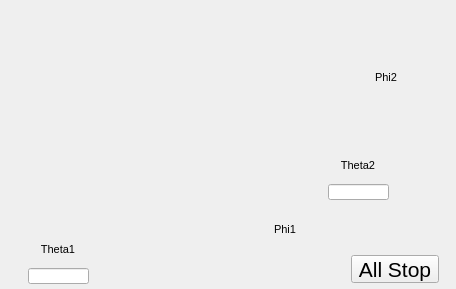
<?xml version="1.0" ?>
<ui version="4.0">
  <class>Dialog</class>
  <widget class="PyDMFrame" name="screen">
    <property name="geometry">
      <rect>
        <x>243</x>
        <y>448</y>
        <width>456</width>
        <height>289</height>
      </rect>
    </property>
    <property name="minimumSize">
      <size>
        <width>456</width>
        <height>289</height>
      </size>
    </property>
    <property name="styleSheet">
      <string notr="true">PyDMFrame#screen {
  color: rgb(0, 0, 0);
  background-color: rgb(187, 187, 187);
  }</string>
    </property>
    <property name="windowTitle">
      <string>hr_nested</string>
    </property>
    <layout class="QGridLayout" name="gridLayout" columnstretch="26,2,60,1,1,163,2,60,1,1,9,2,23,3,2,32,1,1,26,1,1,21,17" rowstretch="70,14,2,10,10,2,50,14,2,10,16,22,14,2,4,6,7,1,2,2,8,15,1,5">
      <property name="leftMargin">
        <number>0</number>
      </property>
      <property name="topMargin">
        <number>0</number>
      </property>
      <property name="rightMargin">
        <number>0</number>
      </property>
      <property name="bottomMargin">
        <number>0</number>
      </property>
      <property name="horizontalSpacing">
        <number>0</number>
      </property>
      <property name="verticalSpacing">
        <number>0</number>
      </property>
      <item row="0" column="0" rowspan="24" colspan="23">
        <widget class="PyDMDrawingImage" name="image">
          <property name="geometry">
            <rect>
              <x>0</x>
              <y>0</y>
              <width>456</width>
              <height>289</height>
            </rect>
          </property>
          <property name="sizePolicy">
            <sizepolicy hsizetype="Ignored" vsizetype="Ignored">
              <horstretch>0</horstretch>
              <verstretch>0</verstretch>
            </sizepolicy>
          </property>
          <property name="filename" stdset="0">
            <string>hr_nested.gif</string>
          </property>
          <property name="toolTip">
            <string>image</string>
          </property>
        </widget>
      </item>
      <item row="17" column="13" rowspan="5" colspan="9">
        <widget class="PyDMPushButton" name="message_button">
          <property name="geometry">
            <rect>
              <x>351</x>
              <y>255</y>
              <width>88</width>
              <height>28</height>
            </rect>
          </property>
          <property name="sizePolicy">
            <sizepolicy hsizetype="Ignored" vsizetype="Ignored">
              <horstretch>0</horstretch>
              <verstretch>0</verstretch>
            </sizepolicy>
          </property>
          <property name="text">
            <string>All Stop</string>
          </property>
          <property name="font">
            <font>
              <pointsize>16</pointsize>
            </font>
          </property>
          <property name="toolTip">
            <string>${P}allstop.VAL</string>
          </property>
          <property name="channel" stdset="0">
            <string>ca://${P}allstop.VAL</string>
          </property>
          <property name="pressValue" stdset="0">
            <string>1</string>
          </property>
          <property name="styleSheet">
            <string notr="true">PyDMPushButton#message_button {
  color: rgb(251, 243, 74);
  background-color: rgb(253, 0, 0);
  }</string>
          </property>
        </widget>
      </item>
      <item row="15" column="1" rowspan="8" colspan="4">
        <widget class="PyDMDrawingRectangle" name="rectangle">
          <property name="geometry">
            <rect>
              <x>26</x>
              <y>242</y>
              <width>64</width>
              <height>42</height>
            </rect>
          </property>
          <property name="sizePolicy">
            <sizepolicy hsizetype="Ignored" vsizetype="Ignored">
              <horstretch>0</horstretch>
              <verstretch>0</verstretch>
            </sizepolicy>
          </property>
          <property name="brush" stdset="0">
            <brush brushstyle="SolidPattern">
              <color alpha="255">
                <red>255</red>
                <green>255</green>
                <blue>255</blue>
              </color>
            </brush>
          </property>
          <property name="penStyle" stdset="0">
            <enum>Qt::SolidLine</enum>
          </property>
          <property name="penColor" stdset="0">
            <color>
              <red>255</red>
              <green>255</green>
              <blue>255</blue>
            </color>
          </property>
          <property name="penWidth" stdset="0">
            <double>0</double>
          </property>
          <property name="penCapStyle" stdset="0">
            <enum>Qt::FlatCap</enum>
          </property>
          <property name="toolTip">
            <string>rectangle</string>
          </property>
        </widget>
      </item>
      <item row="15" column="1" rowspan="8" colspan="4">
        <widget class="PyDMDrawingRectangle" name="rectangle_1">
          <property name="geometry">
            <rect>
              <x>26</x>
              <y>242</y>
              <width>64</width>
              <height>42</height>
            </rect>
          </property>
          <property name="sizePolicy">
            <sizepolicy hsizetype="Ignored" vsizetype="Ignored">
              <horstretch>0</horstretch>
              <verstretch>0</verstretch>
            </sizepolicy>
          </property>
          <property name="brush" stdset="0">
            <brush brushstyle="NoBrush">
              <color alpha="255">
                <red>0</red>
                <green>0</green>
                <blue>0</blue>
              </color>
            </brush>
          </property>
          <property name="penStyle" stdset="0">
            <enum>Qt::SolidLine</enum>
          </property>
          <property name="penColor" stdset="0">
            <color>
              <red>0</red>
              <green>0</green>
              <blue>0</blue>
            </color>
          </property>
          <property name="penWidth" stdset="0">
            <double>1</double>
          </property>
          <property name="penCapStyle" stdset="0">
            <enum>Qt::FlatCap</enum>
          </property>
          <property name="toolTip">
            <string>rectangle_1</string>
          </property>
        </widget>
      </item>
      <item row="19" column="2" rowspan="2" colspan="2">
        <widget class="PyDMLabel" name="text_update">
          <property name="geometry">
            <rect>
              <x>28</x>
              <y>258</y>
              <width>61</width>
              <height>10</height>
            </rect>
          </property>
          <property name="sizePolicy">
            <sizepolicy hsizetype="Ignored" vsizetype="Ignored">
              <horstretch>0</horstretch>
              <verstretch>0</verstretch>
            </sizepolicy>
          </property>
          <property name="toolTip">
            <string>PV: ${P}HR${N}_Theta1RdbkAO</string>
          </property>
          <property name="channel" stdset="0">
            <string>ca://${P}HR${N}_Theta1RdbkAO</string>
          </property>
          <property name="font">
            <font>
              <pointsize>6</pointsize>
            </font>
          </property>
          <property name="alignment">
            <set>Qt::AlignLeading|Qt::AlignLeft|Qt::AlignVCenter</set>
          </property>
          <property name="textInteractionFlags">
            <set>Qt::TextSelectableByKeyboard|Qt::TextSelectableByMouse</set>
          </property>
          <property name="styleSheet">
            <string notr="true">PyDMLabel#text_update {
  color: rgb(42, 99, 228);
  background-color: rgb(218, 218, 218);
  }</string>
          </property>
        </widget>
      </item>
      <item row="21" column="2" rowspan="2" colspan="2">
        <widget class="PyDMLineEdit" name="text_entry">
          <property name="geometry">
            <rect>
              <x>28</x>
              <y>268</y>
              <width>61</width>
              <height>16</height>
            </rect>
          </property>
          <property name="sizePolicy">
            <sizepolicy hsizetype="Ignored" vsizetype="Ignored">
              <horstretch>0</horstretch>
              <verstretch>0</verstretch>
            </sizepolicy>
          </property>
          <property name="channel" stdset="0">
            <string>ca://${P}HR${N}_Theta1AO.VAL</string>
          </property>
          <property name="toolTip">
            <string>${P}HR${N}_Theta1AO.VAL</string>
          </property>
          <property name="font">
            <font>
              <pointsize>9</pointsize>
            </font>
          </property>
          <property name="styleSheet">
            <string notr="true">PyDMLineEdit#text_entry {
  color: rgb(0, 0, 0);
  background-color: rgb(115, 223, 255);
  border: 1px solid black;
  margin: 0px;
  padding: 0px;
  spacing: 0px;
  }</string>
          </property>
        </widget>
      </item>
      <item row="15" column="2" rowspan="3">
        <widget class="QLabel" name="text">
          <property name="geometry">
            <rect>
              <x>28</x>
              <y>242</y>
              <width>60</width>
              <height>14</height>
            </rect>
          </property>
          <property name="sizePolicy">
            <sizepolicy hsizetype="Ignored" vsizetype="Ignored">
              <horstretch>0</horstretch>
              <verstretch>0</verstretch>
            </sizepolicy>
          </property>
          <property name="text">
            <string>Theta1</string>
          </property>
          <property name="font">
            <font>
              <pointsize>8</pointsize>
            </font>
          </property>
          <property name="brush" stdset="0">
            <brush brushstyle="SolidPattern">
              <color alpha="255">
                <red>0</red>
                <green>0</green>
                <blue>0</blue>
              </color>
            </brush>
          </property>
          <property name="toolTip">
            <string>text</string>
          </property>
          <property name="alignment">
            <set>Qt::AlignCenter</set>
          </property>
          <property name="styleSheet">
            <string notr="true">QLabel#text {
  color: rgb(0, 0, 0);
  }</string>
          </property>
        </widget>
      </item>
      <item row="7" column="11" rowspan="4" colspan="7">
        <widget class="PyDMDrawingRectangle" name="rectangle_2">
          <property name="geometry">
            <rect>
              <x>326</x>
              <y>158</y>
              <width>64</width>
              <height>42</height>
            </rect>
          </property>
          <property name="sizePolicy">
            <sizepolicy hsizetype="Ignored" vsizetype="Ignored">
              <horstretch>0</horstretch>
              <verstretch>0</verstretch>
            </sizepolicy>
          </property>
          <property name="brush" stdset="0">
            <brush brushstyle="SolidPattern">
              <color alpha="255">
                <red>255</red>
                <green>255</green>
                <blue>255</blue>
              </color>
            </brush>
          </property>
          <property name="penStyle" stdset="0">
            <enum>Qt::SolidLine</enum>
          </property>
          <property name="penColor" stdset="0">
            <color>
              <red>255</red>
              <green>255</green>
              <blue>255</blue>
            </color>
          </property>
          <property name="penWidth" stdset="0">
            <double>0</double>
          </property>
          <property name="penCapStyle" stdset="0">
            <enum>Qt::FlatCap</enum>
          </property>
          <property name="toolTip">
            <string>rectangle_2</string>
          </property>
        </widget>
      </item>
      <item row="7" column="11" rowspan="4" colspan="7">
        <widget class="PyDMDrawingRectangle" name="rectangle_3">
          <property name="geometry">
            <rect>
              <x>326</x>
              <y>158</y>
              <width>64</width>
              <height>42</height>
            </rect>
          </property>
          <property name="sizePolicy">
            <sizepolicy hsizetype="Ignored" vsizetype="Ignored">
              <horstretch>0</horstretch>
              <verstretch>0</verstretch>
            </sizepolicy>
          </property>
          <property name="brush" stdset="0">
            <brush brushstyle="NoBrush">
              <color alpha="255">
                <red>0</red>
                <green>0</green>
                <blue>0</blue>
              </color>
            </brush>
          </property>
          <property name="penStyle" stdset="0">
            <enum>Qt::SolidLine</enum>
          </property>
          <property name="penColor" stdset="0">
            <color>
              <red>0</red>
              <green>0</green>
              <blue>0</blue>
            </color>
          </property>
          <property name="penWidth" stdset="0">
            <double>1</double>
          </property>
          <property name="penCapStyle" stdset="0">
            <enum>Qt::FlatCap</enum>
          </property>
          <property name="toolTip">
            <string>rectangle_3</string>
          </property>
        </widget>
      </item>
      <item row="9" column="12" colspan="5">
        <widget class="PyDMLabel" name="text_update_1">
          <property name="geometry">
            <rect>
              <x>328</x>
              <y>174</y>
              <width>61</width>
              <height>10</height>
            </rect>
          </property>
          <property name="sizePolicy">
            <sizepolicy hsizetype="Ignored" vsizetype="Ignored">
              <horstretch>0</horstretch>
              <verstretch>0</verstretch>
            </sizepolicy>
          </property>
          <property name="toolTip">
            <string>PV: ${P}HR${N}_Theta2RdbkAO</string>
          </property>
          <property name="channel" stdset="0">
            <string>ca://${P}HR${N}_Theta2RdbkAO</string>
          </property>
          <property name="font">
            <font>
              <pointsize>6</pointsize>
            </font>
          </property>
          <property name="alignment">
            <set>Qt::AlignLeading|Qt::AlignLeft|Qt::AlignVCenter</set>
          </property>
          <property name="textInteractionFlags">
            <set>Qt::TextSelectableByKeyboard|Qt::TextSelectableByMouse</set>
          </property>
          <property name="styleSheet">
            <string notr="true">PyDMLabel#text_update_1 {
  color: rgb(42, 99, 228);
  background-color: rgb(218, 218, 218);
  }</string>
          </property>
        </widget>
      </item>
      <item row="10" column="12" colspan="5">
        <widget class="PyDMLineEdit" name="text_entry_1">
          <property name="geometry">
            <rect>
              <x>328</x>
              <y>184</y>
              <width>61</width>
              <height>16</height>
            </rect>
          </property>
          <property name="sizePolicy">
            <sizepolicy hsizetype="Ignored" vsizetype="Ignored">
              <horstretch>0</horstretch>
              <verstretch>0</verstretch>
            </sizepolicy>
          </property>
          <property name="channel" stdset="0">
            <string>ca://${P}HR${N}_Theta2AO.VAL</string>
          </property>
          <property name="toolTip">
            <string>${P}HR${N}_Theta2AO.VAL</string>
          </property>
          <property name="font">
            <font>
              <pointsize>9</pointsize>
            </font>
          </property>
          <property name="styleSheet">
            <string notr="true">PyDMLineEdit#text_entry_1 {
  color: rgb(0, 0, 0);
  background-color: rgb(115, 223, 255);
  border: 1px solid black;
  margin: 0px;
  padding: 0px;
  spacing: 0px;
  }</string>
          </property>
        </widget>
      </item>
      <item row="7" column="12" colspan="4">
        <widget class="QLabel" name="text_1">
          <property name="geometry">
            <rect>
              <x>328</x>
              <y>158</y>
              <width>60</width>
              <height>14</height>
            </rect>
          </property>
          <property name="sizePolicy">
            <sizepolicy hsizetype="Ignored" vsizetype="Ignored">
              <horstretch>0</horstretch>
              <verstretch>0</verstretch>
            </sizepolicy>
          </property>
          <property name="text">
            <string>Theta2</string>
          </property>
          <property name="font">
            <font>
              <pointsize>8</pointsize>
            </font>
          </property>
          <property name="brush" stdset="0">
            <brush brushstyle="SolidPattern">
              <color alpha="255">
                <red>0</red>
                <green>0</green>
                <blue>0</blue>
              </color>
            </brush>
          </property>
          <property name="toolTip">
            <string>text_1</string>
          </property>
          <property name="alignment">
            <set>Qt::AlignCenter</set>
          </property>
          <property name="styleSheet">
            <string notr="true">QLabel#text_1 {
  color: rgb(0, 0, 0);
  }</string>
          </property>
        </widget>
      </item>
      <item row="12" column="6" rowspan="8" colspan="4">
        <widget class="PyDMDrawingRectangle" name="rectangle_4">
          <property name="geometry">
            <rect>
              <x>253</x>
              <y>222</y>
              <width>64</width>
              <height>38</height>
            </rect>
          </property>
          <property name="sizePolicy">
            <sizepolicy hsizetype="Ignored" vsizetype="Ignored">
              <horstretch>0</horstretch>
              <verstretch>0</verstretch>
            </sizepolicy>
          </property>
          <property name="brush" stdset="0">
            <brush brushstyle="SolidPattern">
              <color alpha="255">
                <red>255</red>
                <green>255</green>
                <blue>255</blue>
              </color>
            </brush>
          </property>
          <property name="penStyle" stdset="0">
            <enum>Qt::SolidLine</enum>
          </property>
          <property name="penColor" stdset="0">
            <color>
              <red>255</red>
              <green>255</green>
              <blue>255</blue>
            </color>
          </property>
          <property name="penWidth" stdset="0">
            <double>0</double>
          </property>
          <property name="penCapStyle" stdset="0">
            <enum>Qt::FlatCap</enum>
          </property>
          <property name="toolTip">
            <string>rectangle_4</string>
          </property>
        </widget>
      </item>
      <item row="12" column="6" rowspan="8" colspan="4">
        <widget class="PyDMDrawingRectangle" name="rectangle_5">
          <property name="geometry">
            <rect>
              <x>253</x>
              <y>222</y>
              <width>64</width>
              <height>38</height>
            </rect>
          </property>
          <property name="sizePolicy">
            <sizepolicy hsizetype="Ignored" vsizetype="Ignored">
              <horstretch>0</horstretch>
              <verstretch>0</verstretch>
            </sizepolicy>
          </property>
          <property name="brush" stdset="0">
            <brush brushstyle="NoBrush">
              <color alpha="255">
                <red>0</red>
                <green>0</green>
                <blue>0</blue>
              </color>
            </brush>
          </property>
          <property name="penStyle" stdset="0">
            <enum>Qt::SolidLine</enum>
          </property>
          <property name="penColor" stdset="0">
            <color>
              <red>0</red>
              <green>0</green>
              <blue>0</blue>
            </color>
          </property>
          <property name="penWidth" stdset="0">
            <double>1</double>
          </property>
          <property name="penCapStyle" stdset="0">
            <enum>Qt::FlatCap</enum>
          </property>
          <property name="toolTip">
            <string>rectangle_5</string>
          </property>
        </widget>
      </item>
      <item row="14" column="7" rowspan="2" colspan="2">
        <widget class="PyDMLabel" name="text_update_2">
          <property name="geometry">
            <rect>
              <x>255</x>
              <y>238</y>
              <width>61</width>
              <height>10</height>
            </rect>
          </property>
          <property name="sizePolicy">
            <sizepolicy hsizetype="Ignored" vsizetype="Ignored">
              <horstretch>0</horstretch>
              <verstretch>0</verstretch>
            </sizepolicy>
          </property>
          <property name="toolTip">
            <string>PV: ${P}HR${N}_phi1RdbkAI</string>
          </property>
          <property name="channel" stdset="0">
            <string>ca://${P}HR${N}_phi1RdbkAI</string>
          </property>
          <property name="font">
            <font>
              <pointsize>6</pointsize>
            </font>
          </property>
          <property name="alignment">
            <set>Qt::AlignLeading|Qt::AlignLeft|Qt::AlignVCenter</set>
          </property>
          <property name="textInteractionFlags">
            <set>Qt::TextSelectableByKeyboard|Qt::TextSelectableByMouse</set>
          </property>
          <property name="styleSheet">
            <string notr="true">PyDMLabel#text_update_2 {
  color: rgb(42, 99, 228);
  background-color: rgb(218, 218, 218);
  }</string>
          </property>
        </widget>
      </item>
      <item row="12" column="7">
        <widget class="QLabel" name="text_2">
          <property name="geometry">
            <rect>
              <x>255</x>
              <y>222</y>
              <width>60</width>
              <height>14</height>
            </rect>
          </property>
          <property name="sizePolicy">
            <sizepolicy hsizetype="Ignored" vsizetype="Ignored">
              <horstretch>0</horstretch>
              <verstretch>0</verstretch>
            </sizepolicy>
          </property>
          <property name="text">
            <string>Phi1</string>
          </property>
          <property name="font">
            <font>
              <pointsize>8</pointsize>
            </font>
          </property>
          <property name="brush" stdset="0">
            <brush brushstyle="SolidPattern">
              <color alpha="255">
                <red>0</red>
                <green>0</green>
                <blue>0</blue>
              </color>
            </brush>
          </property>
          <property name="toolTip">
            <string>text_2</string>
          </property>
          <property name="alignment">
            <set>Qt::AlignCenter</set>
          </property>
          <property name="styleSheet">
            <string notr="true">QLabel#text_2 {
  color: rgb(0, 0, 0);
  }</string>
          </property>
        </widget>
      </item>
      <item row="16" column="7" rowspan="3" colspan="2">
        <widget class="PyDMLabel" name="text_update_3">
          <property name="geometry">
            <rect>
              <x>255</x>
              <y>248</y>
              <width>61</width>
              <height>10</height>
            </rect>
          </property>
          <property name="sizePolicy">
            <sizepolicy hsizetype="Ignored" vsizetype="Ignored">
              <horstretch>0</horstretch>
              <verstretch>0</verstretch>
            </sizepolicy>
          </property>
          <property name="toolTip">
            <string>PV: ${P}HR${N}_phi1AO</string>
          </property>
          <property name="channel" stdset="0">
            <string>ca://${P}HR${N}_phi1AO</string>
          </property>
          <property name="font">
            <font>
              <pointsize>6</pointsize>
            </font>
          </property>
          <property name="alignment">
            <set>Qt::AlignLeading|Qt::AlignLeft|Qt::AlignVCenter</set>
          </property>
          <property name="textInteractionFlags">
            <set>Qt::TextSelectableByKeyboard|Qt::TextSelectableByMouse</set>
          </property>
          <property name="styleSheet">
            <string notr="true">PyDMLabel#text_update_3 {
  color: rgb(42, 99, 228);
  background-color: rgb(255, 255, 255);
  }</string>
          </property>
        </widget>
      </item>
      <item row="1" column="14" rowspan="5" colspan="7">
        <widget class="PyDMDrawingRectangle" name="rectangle_6">
          <property name="geometry">
            <rect>
              <x>354</x>
              <y>70</y>
              <width>64</width>
              <height>38</height>
            </rect>
          </property>
          <property name="sizePolicy">
            <sizepolicy hsizetype="Ignored" vsizetype="Ignored">
              <horstretch>0</horstretch>
              <verstretch>0</verstretch>
            </sizepolicy>
          </property>
          <property name="brush" stdset="0">
            <brush brushstyle="SolidPattern">
              <color alpha="255">
                <red>255</red>
                <green>255</green>
                <blue>255</blue>
              </color>
            </brush>
          </property>
          <property name="penStyle" stdset="0">
            <enum>Qt::SolidLine</enum>
          </property>
          <property name="penColor" stdset="0">
            <color>
              <red>255</red>
              <green>255</green>
              <blue>255</blue>
            </color>
          </property>
          <property name="penWidth" stdset="0">
            <double>0</double>
          </property>
          <property name="penCapStyle" stdset="0">
            <enum>Qt::FlatCap</enum>
          </property>
          <property name="toolTip">
            <string>rectangle_6</string>
          </property>
        </widget>
      </item>
      <item row="1" column="14" rowspan="5" colspan="7">
        <widget class="PyDMDrawingRectangle" name="rectangle_7">
          <property name="geometry">
            <rect>
              <x>354</x>
              <y>70</y>
              <width>64</width>
              <height>38</height>
            </rect>
          </property>
          <property name="sizePolicy">
            <sizepolicy hsizetype="Ignored" vsizetype="Ignored">
              <horstretch>0</horstretch>
              <verstretch>0</verstretch>
            </sizepolicy>
          </property>
          <property name="brush" stdset="0">
            <brush brushstyle="NoBrush">
              <color alpha="255">
                <red>0</red>
                <green>0</green>
                <blue>0</blue>
              </color>
            </brush>
          </property>
          <property name="penStyle" stdset="0">
            <enum>Qt::SolidLine</enum>
          </property>
          <property name="penColor" stdset="0">
            <color>
              <red>0</red>
              <green>0</green>
              <blue>0</blue>
            </color>
          </property>
          <property name="penWidth" stdset="0">
            <double>1</double>
          </property>
          <property name="penCapStyle" stdset="0">
            <enum>Qt::FlatCap</enum>
          </property>
          <property name="toolTip">
            <string>rectangle_7</string>
          </property>
        </widget>
      </item>
      <item row="3" column="15" colspan="5">
        <widget class="PyDMLabel" name="text_update_4">
          <property name="geometry">
            <rect>
              <x>356</x>
              <y>86</y>
              <width>61</width>
              <height>10</height>
            </rect>
          </property>
          <property name="sizePolicy">
            <sizepolicy hsizetype="Ignored" vsizetype="Ignored">
              <horstretch>0</horstretch>
              <verstretch>0</verstretch>
            </sizepolicy>
          </property>
          <property name="toolTip">
            <string>PV: ${P}HR${N}_phi2RdbkAI</string>
          </property>
          <property name="channel" stdset="0">
            <string>ca://${P}HR${N}_phi2RdbkAI</string>
          </property>
          <property name="font">
            <font>
              <pointsize>6</pointsize>
            </font>
          </property>
          <property name="alignment">
            <set>Qt::AlignLeading|Qt::AlignLeft|Qt::AlignVCenter</set>
          </property>
          <property name="textInteractionFlags">
            <set>Qt::TextSelectableByKeyboard|Qt::TextSelectableByMouse</set>
          </property>
          <property name="styleSheet">
            <string notr="true">PyDMLabel#text_update_4 {
  color: rgb(42, 99, 228);
  background-color: rgb(218, 218, 218);
  }</string>
          </property>
        </widget>
      </item>
      <item row="1" column="15" colspan="4">
        <widget class="QLabel" name="text_3">
          <property name="geometry">
            <rect>
              <x>356</x>
              <y>70</y>
              <width>60</width>
              <height>14</height>
            </rect>
          </property>
          <property name="sizePolicy">
            <sizepolicy hsizetype="Ignored" vsizetype="Ignored">
              <horstretch>0</horstretch>
              <verstretch>0</verstretch>
            </sizepolicy>
          </property>
          <property name="text">
            <string>Phi2</string>
          </property>
          <property name="font">
            <font>
              <pointsize>8</pointsize>
            </font>
          </property>
          <property name="brush" stdset="0">
            <brush brushstyle="SolidPattern">
              <color alpha="255">
                <red>0</red>
                <green>0</green>
                <blue>0</blue>
              </color>
            </brush>
          </property>
          <property name="toolTip">
            <string>text_3</string>
          </property>
          <property name="alignment">
            <set>Qt::AlignCenter</set>
          </property>
          <property name="styleSheet">
            <string notr="true">QLabel#text_3 {
  color: rgb(0, 0, 0);
  }</string>
          </property>
        </widget>
      </item>
      <item row="4" column="15" colspan="5">
        <widget class="PyDMLabel" name="text_update_5">
          <property name="geometry">
            <rect>
              <x>356</x>
              <y>96</y>
              <width>61</width>
              <height>10</height>
            </rect>
          </property>
          <property name="sizePolicy">
            <sizepolicy hsizetype="Ignored" vsizetype="Ignored">
              <horstretch>0</horstretch>
              <verstretch>0</verstretch>
            </sizepolicy>
          </property>
          <property name="toolTip">
            <string>PV: ${P}HR${N}_phi2AO</string>
          </property>
          <property name="channel" stdset="0">
            <string>ca://${P}HR${N}_phi2AO</string>
          </property>
          <property name="font">
            <font>
              <pointsize>6</pointsize>
            </font>
          </property>
          <property name="alignment">
            <set>Qt::AlignLeading|Qt::AlignLeft|Qt::AlignVCenter</set>
          </property>
          <property name="textInteractionFlags">
            <set>Qt::TextSelectableByKeyboard|Qt::TextSelectableByMouse</set>
          </property>
          <property name="styleSheet">
            <string notr="true">PyDMLabel#text_update_5 {
  color: rgb(42, 99, 228);
  background-color: rgb(255, 255, 255);
  }</string>
          </property>
        </widget>
      </item>
    </layout>
    <zorder>image</zorder>
    <zorder>message_button</zorder>
    <zorder>rectangle</zorder>
    <zorder>rectangle_1</zorder>
    <zorder>text_update</zorder>
    <zorder>text_entry</zorder>
    <zorder>text</zorder>
    <zorder>rectangle_2</zorder>
    <zorder>rectangle_3</zorder>
    <zorder>text_update_1</zorder>
    <zorder>text_entry_1</zorder>
    <zorder>text_1</zorder>
    <zorder>rectangle_4</zorder>
    <zorder>rectangle_5</zorder>
    <zorder>text_update_2</zorder>
    <zorder>text_2</zorder>
    <zorder>text_update_3</zorder>
    <zorder>rectangle_6</zorder>
    <zorder>rectangle_7</zorder>
    <zorder>text_update_4</zorder>
    <zorder>text_3</zorder>
    <zorder>text_update_5</zorder>
  </widget>
  <customwidgets>
    <customwidget>
      <class>PyDMDrawingImage</class>
      <extends>QWidget</extends>
      <header>pydm.widgets.drawing</header>
    </customwidget>
    <customwidget>
      <class>PyDMPushButton</class>
      <extends>QPushButton</extends>
      <header>pydm.widgets.pushbutton</header>
    </customwidget>
    <customwidget>
      <class>PyDMDrawingRectangle</class>
      <extends>QWidget</extends>
      <header>pydm.widgets.drawing</header>
    </customwidget>
    <customwidget>
      <class>PyDMLabel</class>
      <extends>QLabel</extends>
      <header>pydm.widgets.label</header>
    </customwidget>
    <customwidget>
      <class>PyDMLineEdit</class>
      <extends>QLineEdit</extends>
      <header>pydm.widgets.line_edit</header>
    </customwidget>
    <customwidget>
      <class>PyDMFrame</class>
      <extends>QFrame</extends>
      <header>pydm.widgets.frame</header>
    </customwidget>
  </customwidgets>
</ui>
